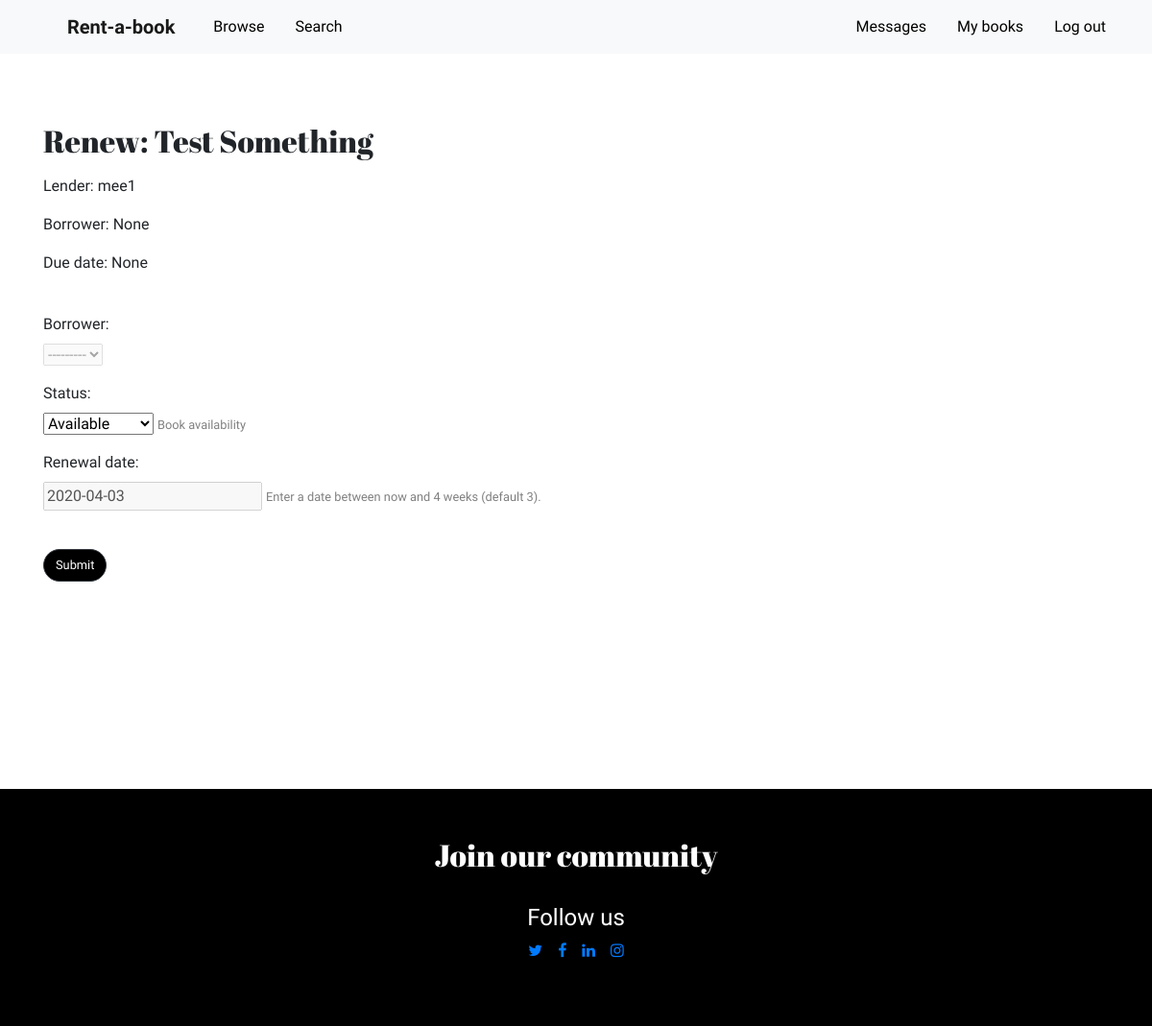
The app's page /book/24/edit/ (signed in) with its own data.
### rentabook/models.py (models this page shows, shortened)
class BookInstance(models.Model):
    created_by = models.ForeignKey(User, on_delete=models.SET_NULL, null=True, related_name="owner")
    borrower = models.ForeignKey(User, on_delete=models.SET_NULL, null=True, blank=True, related_name="borrower")
    cover = models.ImageField(upload_to='images/', blank=False)
    def cover_tag(self):
        if self.cover:
            return mark_safe('<img src="%s" style="width: 45px; height: 60px;" />' % self.cover.url)
        else:
            return 'No Cover Found'
    cover_tag.short_description = 'Cover'
    title = models.CharField(max_length=255, blank=False, help_text='Enter book title')
    author = models.CharField(max_length=255, blank=False, help_text='Enter book author')
    genre = models.ManyToManyField(Genre, blank=False, help_text='Select a genre for this book')
    summary = models.TextField(
        blank=False,
        max_length=1000,
        help_text='Enter a brief description of the book (max. 1000 characters)')
    background_color = models.CharField(max_length=10, blank=False, help_text='Enter background color')
    condition_choices = [
        ('1', 'Like New'),
        ('2', 'Good'),
        ('3', 'Fair'),
    ]
    condition = models.CharField(
        choices=condition_choices,
        max_length=1,
        blank=False,
        default='p')
    price_choices = [(i, i) for i in range (10, 60, 10)]
    price = models.IntegerField(choices=price_choices, default=10, blank=False)
    due_back = models.DateField(null=True, blank=True)
    LOAN_STATUS = (
        ('o', 'On loan'),
        ('a', 'Available'),
        ('m', 'Maintenance'),
    )
    status = models.CharField(
        max_length=1,
        choices=LOAN_STATUS,
        blank=True,
        default='a',
        help_text='Book availability',
    )
    class Meta:
        ordering = ['due_back', 'status']
    def display_genre(self):
        """Create a string for the Genre. This is required to display genre in Admin."""
        return ', '.join(genre.name for genre in self.genre.all()[:3])
    display_genre.short_description = 'Genre'
    @property
    def is_overdue(self):
        if self.due_back and date.today() > self.due_back:
            return True
        return False

### rentabook/views.py (the view)
# urls.py: path('book/<int:pk>/edit/', views.edit_book, name='edit-book'),
@login_required
def edit_book(request, pk):
    book_instance = get_object_or_404(BookInstance, pk=pk)
    if request.method == 'POST':
        form = EditBookForm(request.user, request.POST)
        if form.is_valid():
            book_instance.status = form.cleaned_data['status']
            if form.cleaned_data['status'] != 'o':
                book_instance.due_back = None
                book_instance.borrower = None
            else:
                book_instance.due_back = form.cleaned_data['due_back']
                book_instance.borrower = form.cleaned_data['borrower']
            book_instance.save()
            return HttpResponseRedirect(reverse('my-books') )
    else:
        proposed_renewal_date = datetime.date.today() + datetime.timedelta(weeks=3)
        current_status = book_instance.status
        form = EditBookForm(request.user, initial={'due_back': proposed_renewal_date,'status': current_status})
    new_message = new_message_alert(request.user)
    context = {
        'new_message': new_message,
        'form': form,
        'book_instance': book_instance,
    }
    return render(request, 'rentabook/edit_book.html', context)

### rentabook/forms.py (shortened to what this page needs)
class EditBookForm(ModelForm):
    class Meta:
        model = BookInstance
        fields = ['borrower', 'status', 'due_back']
        labels = {'due_back': _('Renewal date')}
        help_texts = {'due_back': _('Enter a date between now and 4 weeks (default 3).')}
    def __init__(self, user, *args, **kwargs):
        super(EditBookForm, self).__init__(*args, **kwargs)
        self.fields['borrower'].queryset = User.objects.filter(username__in=get_messaged_users(user))

### rentabook/utils.py (called while the page is built)
def new_message_alert(request_user):
    if not request_user in User.objects.all():
        return False
    convos = Dialog.objects.filter(Q(owner=request_user) | Q(opponent=request_user))
    if len(convos) > 0:
        for convo in convos:
            if convo.messages.all().count() > 0:
                if not convo.messages.last().read and convo.messages.last().sender != request_user:
                    return True
    return False

def get_messaged_users(request_user):
    dialogs = Dialog.objects.filter(Q(owner=request_user) | Q(opponent=request_user))
    messaged_users = list()
    for dialog in dialogs:
        if dialog.owner == request_user:
            messaged_users.append(dialog.opponent)
        else:
            messaged_users.append(dialog.owner)
    return messaged_users

### rentabook/templates/rentabook/edit_book.html (shortened to what this page needs)
{% extends "base_generic.html" %}
{% block main %}
<div class="container my-5">
    <div class="row mx-0">
        <div class="my-4">
            {% if user.get_username == book_instance.created_by|stringformat:"s" %}
            <h2 class="pb-2">Renew: {{ book_instance.title }}</h2>
            <p>Lender: {{ book_instance.created_by }}</p>
            <p>Borrower: {{ book_instance.borrower }}</p>
            <p {% if book_instance.is_overdue %} class="text-danger" {% endif %}>Due date: {{ book_instance.due_back }}
            </p>
        </div>
    </div>
    <form action="" method="post">
        {% for field in form %}
        <p>
            {{ field.label_tag }}<br>
            {{ field }}
            {% if field.help_text %}
            <small style="color: grey">{{ field.help_text }}</small>
            {% endif %}
        </p>
        {% endfor %}
        <button class="btn btn-dark rounded-pill my-4" type="submit" value="Submit">Submit</button>
    </form>
    {% else %}
    <p>You do not have permissions to edit this book</p>
    {% endif %}
</div>
{% endblock %}

### rentabook/static/rentabook/style.css (style rules this page uses)
html, main { height: 100%; margin: 0; }
h2 { font-family: 'Abril Fatface', cursive; font-size: 2rem; }
body { font-family: 'Raleway', sans-serif; font-size: 1rem; }
.btn.btn-dark { background-color: black; font-size: 0.8rem; }

### records on screen
BookInstance: title "Test Something", created_by "mee1", borrower "None", due_back "None"

### other values on screen
{{ field.label_tag }} "Borrower:" "Status:" "Renewal date:"
{{ field.help_text }} "Book availability" "Enter a date between now and 4 weeks (default 3)."
